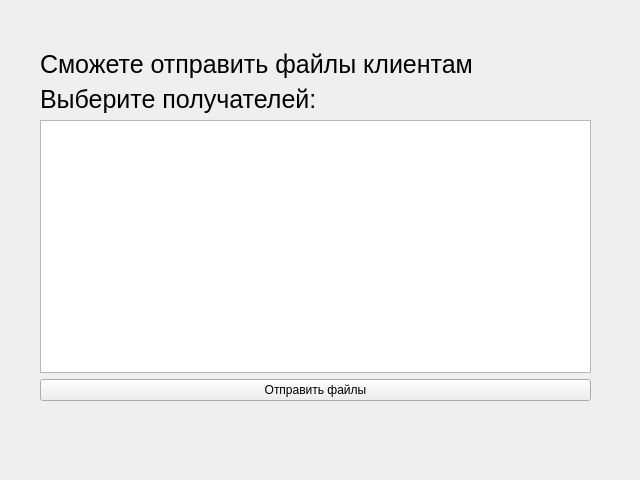
<?xml version="1.0" encoding="UTF-8"?>
<ui version="4.0">
 <class>Send</class>
 <widget class="QWidget" name="Send">
  <property name="geometry">
   <rect>
    <x>0</x>
    <y>0</y>
    <width>640</width>
    <height>480</height>
   </rect>
  </property>
  <property name="windowTitle">
   <string>Form</string>
  </property>
  <widget class="QWidget" name="verticalLayoutWidget">
   <property name="geometry">
    <rect>
     <x>40</x>
     <y>50</y>
     <width>551</width>
     <height>351</height>
    </rect>
   </property>
   <layout class="QVBoxLayout" name="verticalLayout">
    <item>
     <widget class="QLabel" name="label_3">
      <property name="font">
       <font>
        <pointsize>19</pointsize>
       </font>
      </property>
      <property name="text">
       <string>Сможете отправить файлы клиентам</string>
      </property>
     </widget>
    </item>
    <item>
     <widget class="QLabel" name="label_4">
      <property name="font">
       <font>
        <pointsize>19</pointsize>
       </font>
      </property>
      <property name="text">
       <string>Выберите получателей:</string>
      </property>
     </widget>
    </item>
    <item>
     <widget class="QListWidget" name="listWidget"/>
    </item>
    <item>
     <widget class="QPushButton" name="send_file_btn">
      <property name="text">
       <string>Отправить файлы</string>
      </property>
     </widget>
    </item>
   </layout>
  </widget>
 </widget>
 <resources/>
 <connections/>
</ui>
